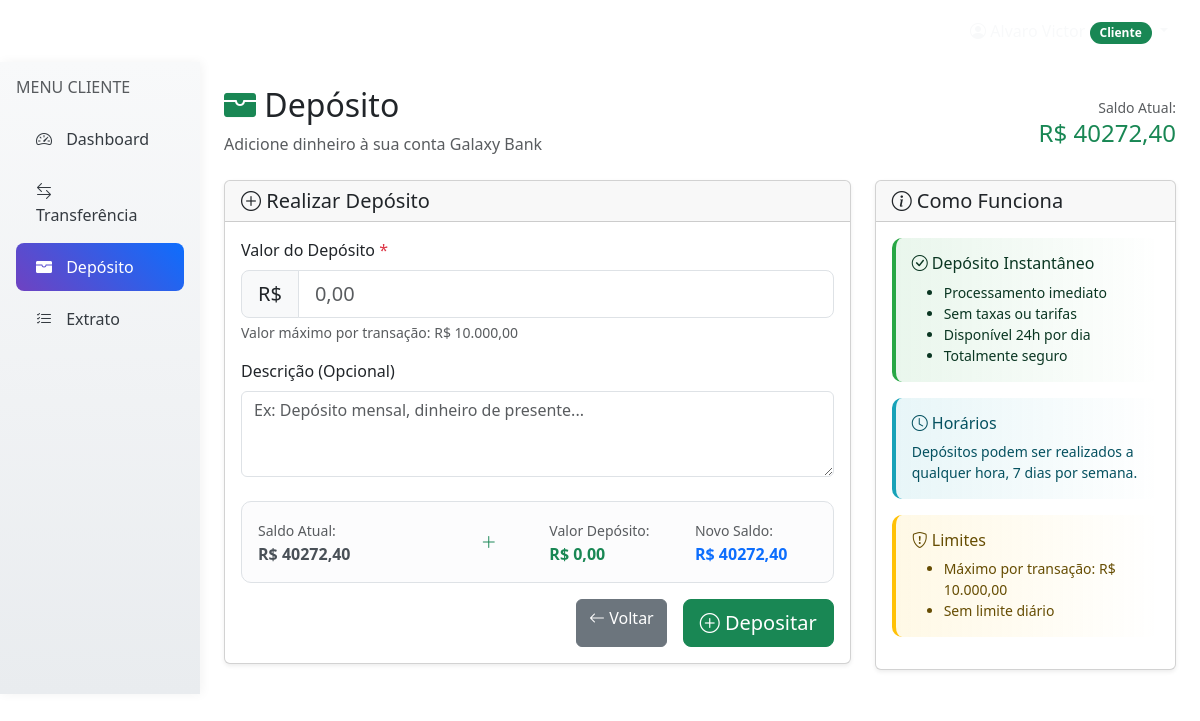
Before: /deposito/ (signed in) with the older database file.
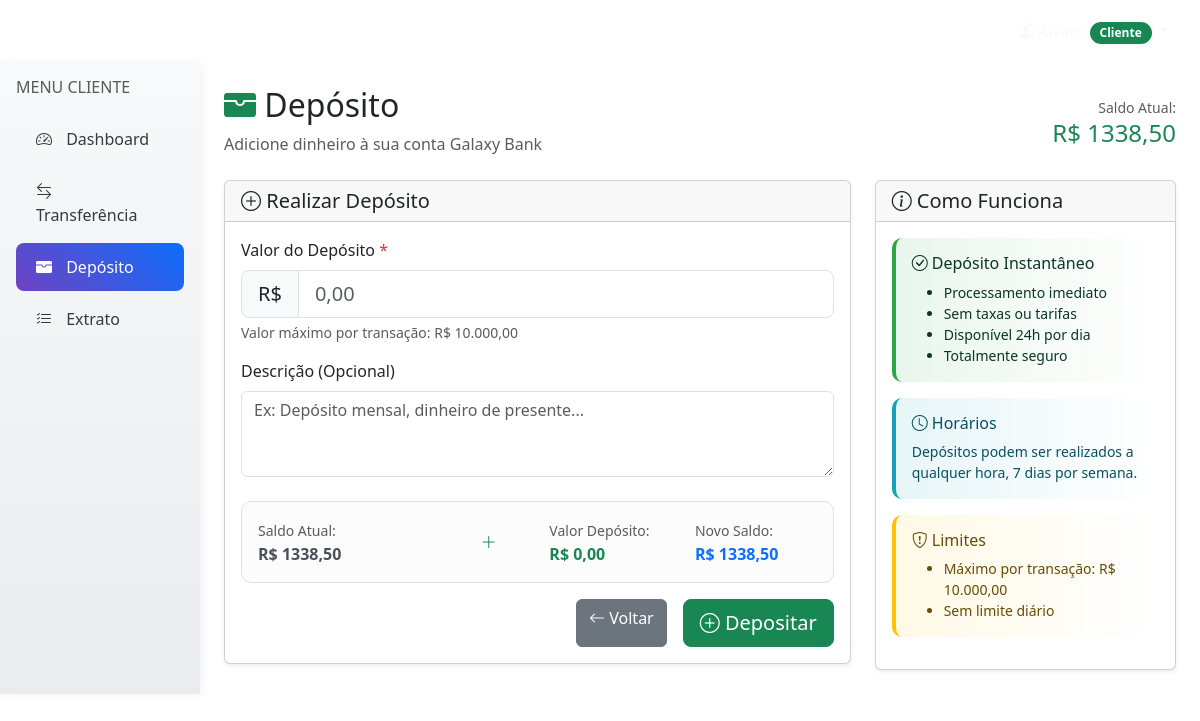
After: the same page with the newer database file.
### usuarios/models.py (models this page shows, shortened)
class Cliente(models.Model):
    usuario = models.OneToOneField(Usuario, on_delete=models.CASCADE, primary_key=True)
    cpf = models.CharField(
        max_length=11,
        unique=True,
        validators=[RegexValidator(r'^\d{11}$', message='CPF deve conter 11 dígitos')]
    )
    score_pontos = models.IntegerField(default=0)
    saldo = models.DecimalField(max_digits=10, decimal_places=2, default=1000.00)
    limite_credito = models.DecimalField(max_digits=10, decimal_places=2, default=0.00)
    limite_credito_aprovado = models.BooleanField(default=False)
    data_cadastro = models.DateTimeField(auto_now_add=True)
    class Meta:
        verbose_name = 'Cliente'
        verbose_name_plural = 'Clientes'

### usuarios/views.py (the view, shortened to what this page needs)
# urls.py: path('deposito/', views.deposito, name='deposito'),
@login_required
@csrf_protect
def deposito(request):
    if request.user.tipo_usuario != 'cliente':
        messages.error(request, 'Apenas clientes podem realizar depósitos.')
        return redirect('usuarios:dashboard_cliente')
    try:
        cliente = Cliente.objects.get(usuario=request.user)
    except Cliente.DoesNotExist:
        messages.error(request, 'Perfil de cliente não encontrado.')
        return redirect('usuarios:login')
    context = {
        'cliente': cliente,
    }
    return render(request, 'usuarios/deposito.html', context)

### usuarios/templates/usuarios/deposito.html (shortened to what the changed rows need)
{% extends 'usuarios/base.html' %}
{% block content %}
<div class="row g-0">
    <div class="col-md-9 col-lg-10 main-content">
        <div class="p-4">
            <div class="d-flex justify-content-between align-items-center mb-4">
                <div>
                    <h2><i class="bi bi-wallet-fill text-success"></i> Depósito</h2>
                </div>
                <div class="text-end">
                    <small class="text-muted">Saldo Atual:</small><br>
                    <h4 class="text-success mb-0">R$ {{ cliente.saldo|floatformat:2 }}</h4>
                </div>
            </div>
            <div class="row">
                <div class="col-lg-8">
                    <div class="card shadow-sm">
                        <div class="card-body">
                            <form method="post">
                                <div class="alert alert-light border">
                                    <div class="row align-items-center">
                                        <div class="col-md-4">
                                            <small class="text-muted">Saldo Atual:</small><br>
                                            <span class="fw-bold">R$ {{ cliente.saldo|floatformat:2 }}</span>
                                        </div>
                                        <div class="col-md-3">
                                            <small class="text-muted">Novo Saldo:</small><br>
                                            <span class="fw-bold text-primary" id="novo-saldo">R$ {{ cliente.saldo|floatformat:2 }}</span>
                                        </div>
                                    </div>
                                </div>
                            </form>
                        </div>
                    </div>
                </div>
            </div>
        </div>
    </div>
</div>
{% endblock %}

Changed rows visible on the page:
changed Cliente: saldo "40272,40" → "1338,50"
